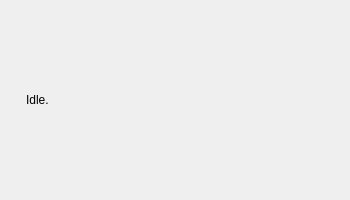
<?xml version="1.0" encoding="UTF-8"?>
<ui version="4.0">
 <class>CBroadcastDiscoveryWidget</class>
 <widget class="QWidget" name="CBroadcastDiscoveryWidget">
  <property name="geometry">
   <rect>
    <x>0</x>
    <y>0</y>
    <width>350</width>
    <height>200</height>
   </rect>
  </property>
  <property name="sizePolicy">
   <sizepolicy hsizetype="Expanding" vsizetype="Expanding">
    <horstretch>0</horstretch>
    <verstretch>0</verstretch>
   </sizepolicy>
  </property>
  <property name="windowTitle">
   <string>Broadcast Discovery</string>
  </property>
  <layout class="QHBoxLayout" name="horizontalLayout">
   <property name="spacing">
    <number>6</number>
   </property>
   <property name="margin">
    <number>0</number>
   </property>
   <item>
    <widget class="QLabel" name="DiscoveryImage">
     <property name="text">
      <string/>
     </property>
     <property name="pixmap">
      <pixmap resource="../resource/main.qrc">:/images/discovery1.png</pixmap>
     </property>
    </widget>
   </item>
   <item>
    <widget class="QLabel" name="DiscoveryStatus">
     <property name="text">
      <string/>
     </property>
    </widget>
   </item>
   <item>
    <widget class="QLabel" name="DiscoveryLabel">
     <property name="sizePolicy">
      <sizepolicy hsizetype="Expanding" vsizetype="Preferred">
       <horstretch>0</horstretch>
       <verstretch>0</verstretch>
      </sizepolicy>
     </property>
     <property name="text">
      <string>Idle.</string>
     </property>
    </widget>
   </item>
  </layout>
 </widget>
 <resources>
  <include location="../resource/main.qrc"/>
 </resources>
 <connections/>
</ui>
